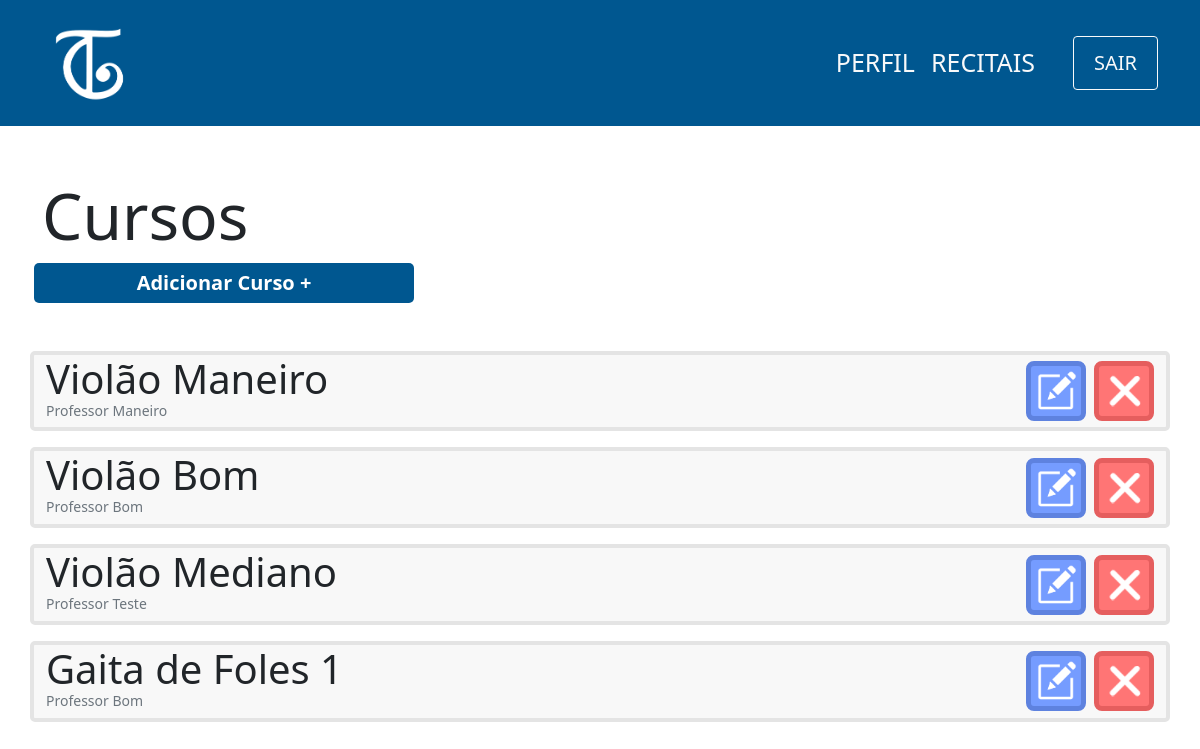
/view/curso/index.php, run on an earlier commit of the app's database.
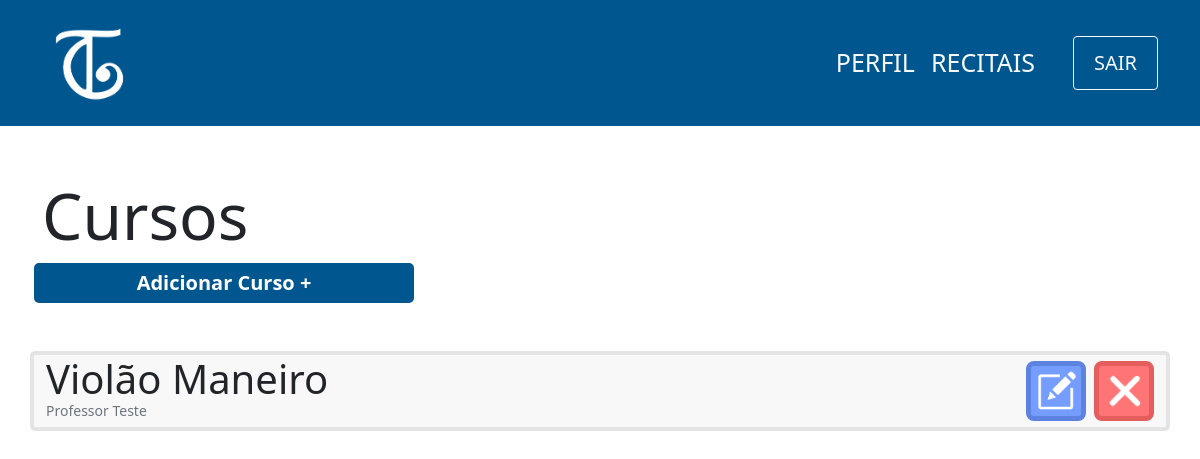
And on a later commit of the database.
### tables this page shows
CREATE TABLE curso(
                id INTEGER PRIMARY KEY,
                nome varchar(100) not null,
                id_professor integer not null,
                FOREIGN KEY (id) references professor(id_professor)
            );

CREATE TABLE professor(
                id INTEGER PRIMARY KEY ,
                cpf varchar(11) not null,
                nome varchar(100) not null,
                senha varchar(100) not null,
                email varchar(100) not null,
                contrato varchar(150)
            );

### controller/curso/index.php (called while the page is built)
<?php
    require '../../db/connection.php';
    try {
        $sql=$db->prepare('SELECT curso.nome,curso.id,professor.nome as nomeProfessor FROM CURSO join PROFESSOR on CURSO.id_professor = PROFESSOR.id');
        $sql->execute();
        $cursos=$sql->fetchAll(PDO::FETCH_ASSOC);
    } catch (PDOException $e) {
        echo 'Erro ao executar comando no banco de dados: ' . $e->getMessage();
        exit();
    }
?>

### view/curso/index.php (the view, shortened to what this page needs)
<?php
    include '../../layouts/navbar.php';
    include '../../controller/curso/index.php';
?>
<div class="container">
    <div class="row mt-5">
        <h1 class="mt-1 display-3">Cursos</h1>
        <span class="btn-principal col-md-4 col-sm-12 mx-1 text-center mb-5">
            <a href="cadastro.php">Adicionar Curso +</a>
        </span>
        <?php
        foreach($cursos as $curso){
            echo'
            <div class="col-12 card d-flex flex-row mb-3 justify-content-between">
                <div class="d-flex flex-column" id="'.$curso['id'].'">
                    <p class="m-0 display-6">'.$curso['nome'].'</p>
                    <p class="m-0 text-muted display-3 mb-2" style="font-size:14px">'.$curso['nomeProfessor'].'</p>
                </div>
                <div class="d-flex align-items-center">
                    <button onclick="location.href=\'edit.php?id='.$curso['id'].'\';" class="btn-editar mx-2">
                        <img src="../../images/edit-icon.png" width=40px>
                    </button>
                    <button class="btn-remover">
                        <img src="../../images/delete-icon.png" width=40px>
                    </button>
                </div>
            </div>';
            }
        ?>
    </div>
</div>

What changed in the data, as far as the page shows it:
removed curso: nome "Violão Bom", id_professor.nome "Professor Bom"
removed curso: nome "Violão Mediano", id_professor.nome "Professor Teste"
removed curso: nome "Gaita de Foles 1", id_professor.nome "Professor Bom"
changed curso "Violão Maneiro": id.nome "Professor Maneiro" → "Professor Teste"
